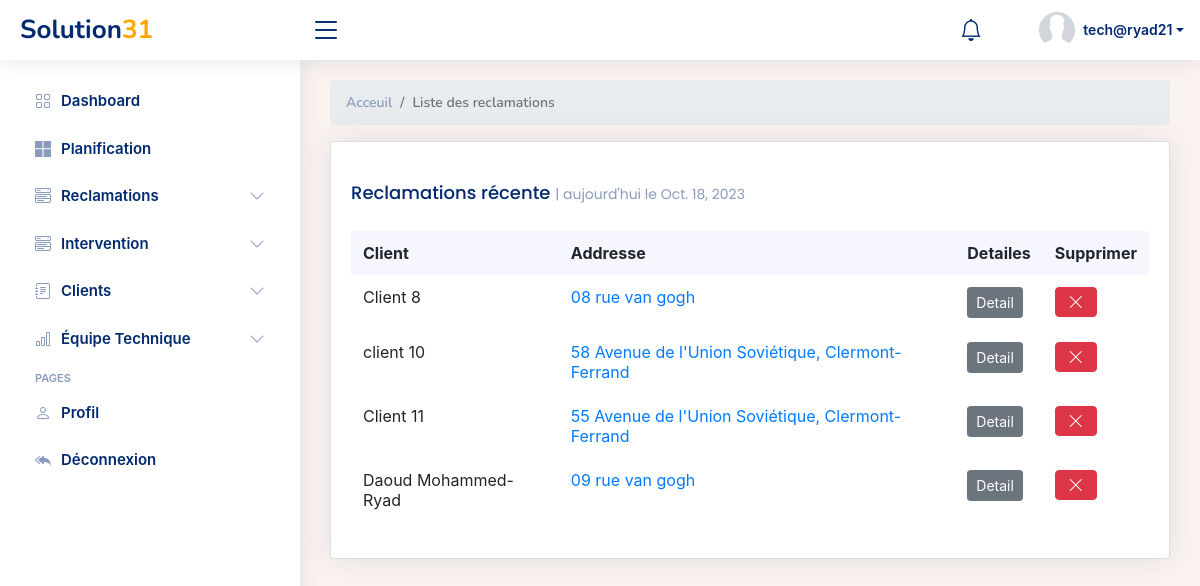
Screenshot of /reclamations/list (signed in) with the database file from the repository.
### Dashboard/models.py (models this page shows)
class Reclamation(models.Model):
    Date_Ajouté = models.DateTimeField(auto_now_add=True)
    Nom_Client = models.CharField(max_length=100, blank=False, null=False)
    Numéro = models.CharField(max_length=100, blank=False, null=False)
    Address = models.CharField(max_length=100, blank=False, null=False)
    Ville = models.CharField(max_length=100, blank=False, null=False)
    Code_postal = models.IntegerField()
    Details = models.CharField(max_length=500, blank=True, null=True)
    intervention_cree = models.BooleanField(default=False)

### Dashboard/views.py (the view)
# urls.py: path('reclamations/list',list_reclamations ,name='list_reclamations'),
def list_reclamations(request):
    date = datetime.now().date()
    print(date)
    interventions = Intervention.objects.all()
    reclamations = Reclamation.objects.all()
    context={'interventions':interventions ,'reclamations':reclamations, 'date':date}
    return render(request, 'Dashboard/list_reclamation.html',context)

### Dashboard/templates/Dashboard/list_reclamation.html (shortened to what this page needs)
{% extends 'Dashboard/main.html' %}
{% block content %}
    <link href="https://maxcdn.bootstrapcdn.com/bootstrap/4.5.2/css/bootstrap.min.css" rel="stylesheet">
  <main id="main" class="main">
    <div class="pagetitle">
      <nav>
        <ol class="breadcrumb">
          <li class="breadcrumb-item"><a href="index.html">Acceuil</a></li>
          <li class="breadcrumb-item active">Liste des reclamations</li>
        </ol>
      </nav>
    </div>
    <section class="section dashboard">
      <div class="row">
        <div class="col-lg-12">
          <div class="row">
            <div class="col-12">
              <div class="card recent-sales overflow-auto">
                <div class="card-body">
                  <h5 class="card-title">Reclamations récente <span>| aujourd'hui le {{date}}</span></h5>
                  <table class="table table-borderless datatable">
                    <thead>
                      <tr>
                        <th scope="col">Client</th>
                        <th scope="col">Addresse</th>
                        <th scope="col">Detailes</th>
                        <th scope="col">Supprimer</th>
                      </tr>
                    </thead>
                    <tbody>
                    {% for rec in reclamations %}
                      <tr>
                        <td>{{rec.Nom_Client}}</td>
                        <td><a href="#" class="text-primary">{{rec.Address}}</a></td>
                        <td>
                            <button type="button" class="btn btn-secondary btn-sm" data-id="{{ rec.id }}"> Detail
                            </button>
                        </td>
                        <td> <button type="button" class="btn btn-danger"><i class="bi bi-x-lg"></i></button></td>
                      </tr>
                    {% endfor %}
                    </tbody>
                  </table>
                </div>
              </div>
            </div>
          </div>
        </div>
      </div>
    </section>
  </main>
{% endblock content %}

### Dashboard/templates/Dashboard/main.html (shortened to what this page needs)
{% load static %}
<html lang="en">
<head>
  <link href="{% static 'Dashboard/assets/css/main.css' %}" rel="stylesheet" />
  <link href="{% static 'Dashboard/assets/vendor/bootstrap/css/bootstrap.min.css' %}" rel="stylesheet">
  <link href="{% static 'Dashboard/assets/vendor/bootstrap-icons/bootstrap-icons.css' %}" rel="stylesheet">
  <link href="{% static 'Dashboard/assets/vendor/boxicons/css/boxicons.min.css' %}" rel="stylesheet">
  <link href="{% static 'Dashboard/assets/vendor/quill/quill.snow.css' %}" rel="stylesheet">
  <link href="{% static 'Dashboard/assets/vendor/quill/quill.bubble.css' %}" rel="stylesheet">
  <link href="{% static 'Dashboard/assets/vendor/remixicon/remixicon.css' %}" rel="stylesheet">
  <link href="{% static 'Dashboard/assets/vendor/simple-datatables/style.css' %}" rel="stylesheet">
  <link href="https://maxcdn.bootstrapcdn.com/bootstrap/4.5.2/css/bootstrap.min.css" rel="stylesheet">
  <link href="{% static 'Dashboard/assets/css/style.css' %}" rel="stylesheet">
</head>
<body style="background-color: {% if request.user.is_superuser %}F9F5F6 {% else %}FAF3F0{% endif %};" >
  <header id="header" class="header fixed-top d-flex align-items-center">
    <div class="d-flex align-items-center justify-content-between">
      <a href="{% url  'index' %}" class="logo d-flex align-items-center">
        <span class="d-none d-lg-block">Solution</span>
                <span class="d-none d-lg-block" style="color:orange;">31</span>
      </a>
      <i class="bi bi-list toggle-sidebar-btn"></i>
    </div>
    <nav class="header-nav ms-auto">
      <ul class="d-flex align-items-center">
        <li class="nav-item dropdown">
          <a class="nav-link nav-icon" href="#" data-bs-toggle="dropdown">
            <i class="bi bi-bell"></i>
          </a>
        </li>
        <li class="nav-item dropdown pe-3">
          <a class="nav-link nav-profile d-flex align-items-center pe-0" href="#" data-bs-toggle="dropdown">
            <img src="{% static 'Dashboard/assets/img/profile.jpg' %}" alt="Profile" class="rounded-circle">
            <span class="d-none d-md-block dropdown-toggle ps-2">{{request.user}}</span>
          </a>
        </li>
      </ul>
    </nav>
  </header>
  <aside id="sidebar" class="sidebar">
    <ul class="sidebar-nav" id="sidebar-nav">
      <li class="nav-item">
        <a class="nav-link {% if current_path != 'index' %}collapsed{% endif %}"   href="{% url 'index'%}">
          <i class="bi bi-grid"></i>
          <span>Dashboard</span>
        </a>
      </li>
      <li class="nav-item">
        <a class="nav-link collapsed" href="{% url 'calendar'%}">
        <i class="bi bi-microsoft"></i>
          <span>Planification</span>
        </a>
      </li>
      <li class="nav-item">
        <a class="nav-link collapsed" data-bs-target="#componen-ts-nav" data-bs-toggle="collapse" href="#">
          <i class="bi bi-menu-button-wide"></i><span>Reclamations</span><i class="bi bi-chevron-down ms-auto"></i>
        </a>
      </li>
      <li class="nav-item">
        <a class="nav-link collapsed" data-bs-target="#components-nav" data-bs-toggle="collapse" href="#">
          <i class="bi bi-menu-button-wide"></i><span>Intervention</span><i class="bi bi-chevron-down ms-auto"></i>
        </a>
      </li>
      <li class="nav-item">
        <a class="nav-link collapsed" data-bs-target="#forms-nav" data-bs-toggle="collapse" href="#">
          <i class="bi bi-journal-text"></i><span>Clients</span><i class="bi bi-chevron-down ms-auto"></i>
        </a>
      </li>
      <li class="nav-item">
        <a class="nav-link collapsed" data-bs-target="#charts-nav" data-bs-toggle="collapse" href="#">
          <i class="bi bi-bar-chart"></i><span>Équipe Technique</span><i class="bi bi-chevron-down ms-auto"></i>
        </a>
      </li>
      <li class="nav-heading">Pages</li>
      <li class="nav-item">
        <a class="nav-link collapsed" href="{% url 'users_profile' %}">
          <i class="bi bi-person"></i>
          <span>Profil</span>
        </a>
      </li>
      <li class="nav-item">
        <a class="nav-link collapsed" href="{% url 'logout' %}">
          <i class="bi bi-reply-all-fill"></i>
          <span>Déconnexion</span>
        </a>
      </li>
    </ul>
  </aside>
  {% block content %}
  {% endblock content %}
</body>
</html>

### Dashboard/static/Dashboard/assets/css/main.css (style rules this page uses)
:root { --fc-daygrid-event-dot-width: 8px; }
:root { --fc-list-event-dot-width: 10px; --fc-list-event-hover-bg-color: #f5f5f5; }

### Dashboard/static/Dashboard/assets/css/style.css (style rules this page uses)
:root { scroll-behavior: smooth; }
body { font-family: "Open Sans", sans-serif; background: #f6f9ff; color: #444444; }
a { color: #4154f1; text-decoration: none; }
h1, h2, h3, h4, h5, h6 { font-family: "Nunito", sans-serif; }
#main { margin-top: 60px; padding: 20px 30px; transition: all 0.3s; }
.pagetitle { margin-bottom: 10px; }
.card { margin-bottom: 30px; border: none; border-radius: 5px; box-shadow: 0px 0 30px rgba(1, 41, 112, 0.1); }
.card-title { padding: 20px 0 15px 0; font-size: 18px; font-weight: 500; color: #012970; font-family: "Poppins", sans-serif; }
.card-title span { color: #899bbd; font-size: 14px; font-weight: 400; }
.card-body { padding: 0 20px 20px 20px; }
.breadcrumb { font-size: 14px; font-family: "Nunito", sans-serif; color: #899bbd; font-weight: 600; }
.breadcrumb a { color: #899bbd; transition: 0.3s; }
.breadcrumb .breadcrumb-item::before { color: #899bbd; }
.breadcrumb .active { color: #51678f; font-weight: 600; }
.logo { line-height: 1; }
@media (min-width: 1200px) { .logo { width: 280px; } }
.logo span { font-size: 26px; font-weight: 700; color: #012970; font-family: "Nunito", sans-serif; }
.header { transition: all 0.5s; z-index: 997; height: 60px; box-shadow: 0px 2px 20px rgba(1, 41, 112, 0.1); background-color: #fff; padding-left: 20px; }
.header .toggle-sidebar-btn { font-size: 32px; padding-left: 10px; cursor: pointer; color: #012970; }
.header-nav ul { list-style: none; }
.header-nav>ul { margin: 0; padding: 0; }
.header-nav .nav-icon { font-size: 22px; color: #012970; margin-right: 25px; position: relative; }
.header-nav .nav-profile { color: #012970; }
.header-nav .nav-profile img { max-height: 36px; }
.header-nav .nav-profile span { font-size: 14px; font-weight: 600; }
.sidebar { position: fixed; top: 60px; left: 0; bottom: 0; width: 300px; z-index: 996; transition: all 0.3s; padding: 20px; overflow-y: auto; scrollbar-width: thin; scrollbar-color: #aab7cf transparent; box-shadow: 0px 0px 20px rgba(1, 41, 112, 0.1); background-color: #fff; }
@media (min-width: 1200px) { #main, #footer { margin-left: 300px; } }
.sidebar-nav { padding: 0; margin: 0; list-style: none; }
.sidebar-nav li { padding: 0; margin: 0; list-style: none; }
.sidebar-nav .nav-item { margin-bottom: 5px; }
.sidebar-nav .nav-heading { font-size: 11px; text-transform: uppercase; color: #899bbd; font-weight: 600; margin: 10px 0 5px 15px; }
.sidebar-nav .nav-link { display: flex; align-items: center; font-size: 15px; font-weight: 600; color: #4154f1; transition: 0.3; background: #f6f9ff; padding: 10px 15px; border-radius: 4px; }
.sidebar-nav .nav-link i { font-size: 16px; margin-right: 10px; color: #4154f1; }
.sidebar-nav .nav-link.collapsed { color: #012970; background: #fff; }
.sidebar-nav .nav-link.collapsed i { color: #899bbd; }
.sidebar-nav .nav-link .bi-chevron-down { margin-right: 0; transition: transform 0.2s ease-in-out; }
.dashboard .recent-sales { font-size: 14px; }
.dashboard .recent-sales .table thead { background: #f6f6fe; }
.dashboard .recent-sales .table thead th { border: 0; }

### rows the page displays
Reclamation: Nom_Client "Client 8", Address "08 rue van gogh"
Reclamation: Nom_Client "client 10", Address "58 Avenue de l'Union Soviétique, Clermont-Ferrand"
Reclamation: Nom_Client "Client 11", Address "55 Avenue de l'Union Soviétique, Clermont-Ferrand"
Reclamation: Nom_Client "Daoud Mohammed-Ryad", Address "09 rue van gogh"

### other values shown
{{ request.user }} "tech@ryad21"
